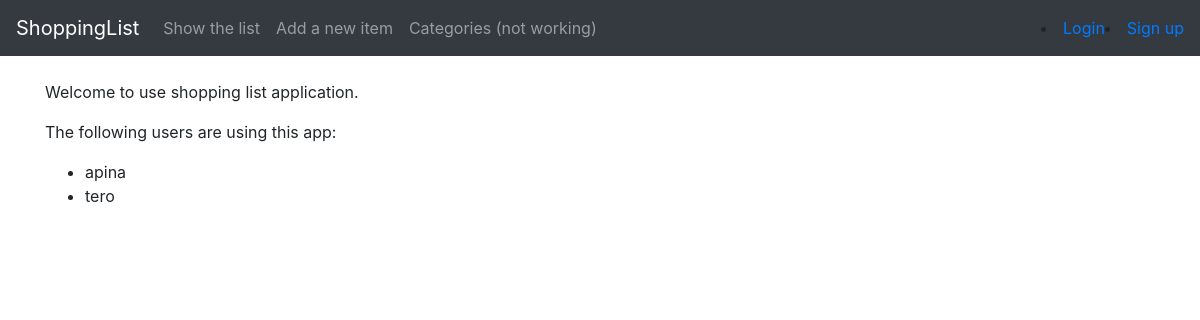
Before: / with the older database file.
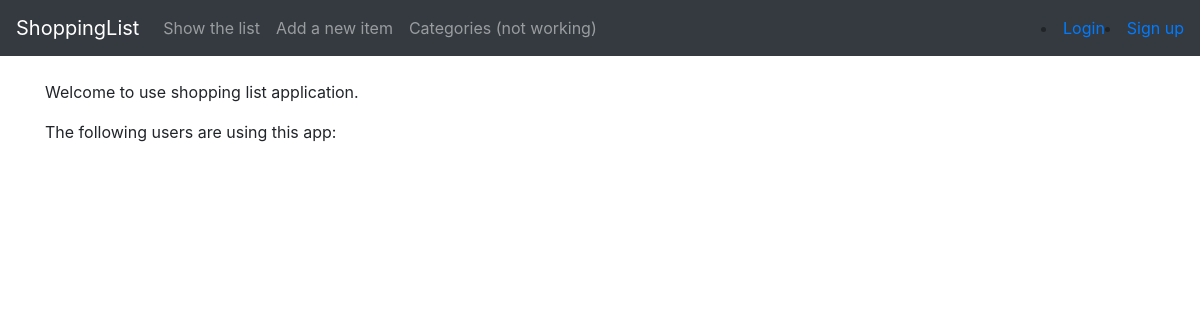
After: the same page with the newer database file.
### application/auth/models.py (models this page shows, shortened)
class User(Base):
    __tablename__ = "account"
    username = db.Column(db.String(144), nullable=False)
    password = db.Column(db.String(144), nullable=False)
    items = db.relationship("Item", backref='account', lazy=True)
    @staticmethod
    def list_users():
        stmt = text("SELECT Account.username FROM Account"
                    " GROUP BY Account.username")
        res = db.engine.execute(stmt)
        response = []
        for row in res:
            response.append({"username":row[0]})
        return response

### application/views.py (the view)
@app.route("/")
def index():
    return render_template("index.html", list_users=User.list_users())

### application/templates/index.html
{% extends "layout.html" %}
{% block body %}
  <p>
    Welcome to use shopping list application.
  </p>
  {% if list_users is defined %}
  <p>
  	The following users are using this app:
  </p>
  <ul>
  	{% for user in list_users %}
  	<li>
  		{{user.username}}
  	</li>
  	{% endfor %}
  </ul>
{% endif %}
{% endblock %}

### application/templates/layout.html (shortened to what this page needs)
<!DOCTYPE html>
<html>
  <head>
    <link rel="stylesheet" href="https://maxcdn.bootstrapcdn.com/bootstrap/4.0.0/css/bootstrap.min.css">
  </head>
  <body>
    <nav class="navbar navbar-expand-md navbar-dark bg-dark mb-4">
	<a class="navbar-brand" href="#">ShoppingList</a>
	<div class="collapse navbar-collapse" id="navbarCollapse">
          <ul class="navbar-nav mr-auto">
            <li class="nav-item">
            	<a class="nav-link" href="{{url_for('items_index')}}">Show the list</a>
            </li>
            <li class="nav-item">
            	<a class="nav-link" href="{{url_for('items_form')}}">Add a new item</a>
            </li>
            <li class="nav-item">
            	<a class="nav-link" href="{{url_for('items_index')}}">Categories (not working)</a>
            </li>
          </ul>
  <div class="form-inline mt-2 mt-md-0">
  	{%if current_user.is_authenticated %}
	<a href="{{ url_for('auth_logout') }}"> Logged in as {{ current_user.username }} -- Logout</a>
	{% else %}
	<li><a href="{{ url_for('auth_login') }}">Login</a></li>
	<li><a href="{{ url_for('auth_create') }}">Sign up</a></li>
  {% endif %}
  </div>
  </div>
  </nav>
	<main role="main" class="container">
    	{% block body %}{% endblock %}
	</main>
  </body>
</html>

Changed rows visible on the page:
removed User: username "apina"
removed User: username "tero"
